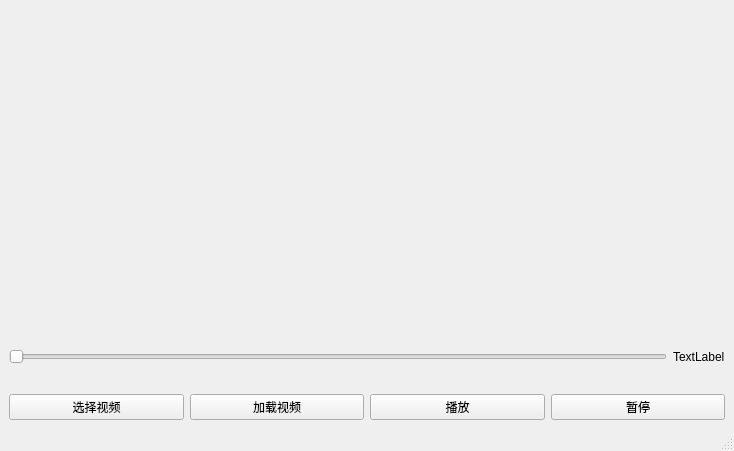
<?xml version="1.0" encoding="UTF-8"?>
<ui version="4.0">
 <class>MainWindow</class>
 <widget class="QMainWindow" name="MainWindow">
  <property name="geometry">
   <rect>
    <x>0</x>
    <y>0</y>
    <width>734</width>
    <height>451</height>
   </rect>
  </property>
  <property name="windowTitle">
   <string>MainWindow</string>
  </property>
  <widget class="QWidget" name="centralwidget">
   <layout class="QVBoxLayout" name="verticalLayout_2">
    <item>
     <layout class="QVBoxLayout" name="verticalLayout" stretch="10,2,0">
      <item>
       <widget class="myVideoWidget" name="wgt_video" native="true"/>
      </item>
      <item>
       <layout class="QHBoxLayout" name="horizontalLayout_3">
        <item>
         <layout class="QHBoxLayout" name="horizontalLayout_2">
          <item>
           <widget class="QSlider" name="sld_video">
            <property name="orientation">
             <enum>Qt::Horizontal</enum>
            </property>
           </widget>
          </item>
         </layout>
        </item>
        <item>
         <widget class="QLabel" name="lab_video">
          <property name="text">
           <string>TextLabel</string>
          </property>
         </widget>
        </item>
       </layout>
      </item>
      <item>
       <layout class="QHBoxLayout" name="horizontalLayout" stretch="0,0,0,0">
        <property name="leftMargin">
         <number>0</number>
        </property>
        <property name="topMargin">
         <number>0</number>
        </property>
        <item>
         <widget class="QPushButton" name="btn_open">
          <property name="text">
           <string>选择视频</string>
          </property>
         </widget>
        </item>
        <item>
         <widget class="QPushButton" name="btn_load">
          <property name="text">
           <string>加载视频</string>
          </property>
         </widget>
        </item>
        <item>
         <widget class="QPushButton" name="btn_play">
          <property name="text">
           <string>播放</string>
          </property>
         </widget>
        </item>
        <item>
         <widget class="QPushButton" name="btn_stop">
          <property name="text">
           <string>暂停</string>
          </property>
         </widget>
        </item>
       </layout>
      </item>
     </layout>
    </item>
   </layout>
  </widget>
  <widget class="QMenuBar" name="menubar">
   <property name="geometry">
    <rect>
     <x>0</x>
     <y>0</y>
     <width>734</width>
     <height>22</height>
    </rect>
   </property>
  </widget>
  <widget class="QStatusBar" name="statusbar"/>
 </widget>
 <customwidgets>
  <customwidget>
   <class>myVideoWidget</class>
   <extends>QWidget</extends>
   <header location="global">myvideowidget.h</header>
   <container>1</container>
  </customwidget>
 </customwidgets>
 <resources/>
 <connections/>
</ui>
